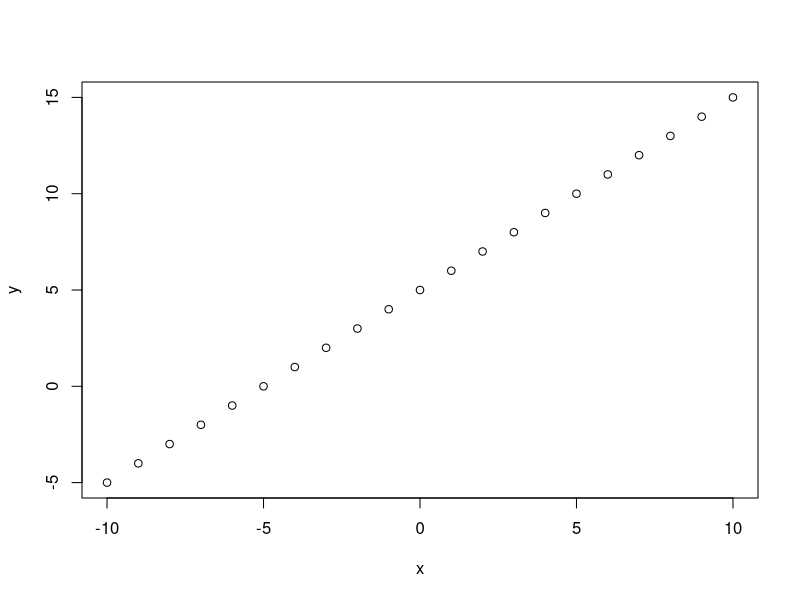
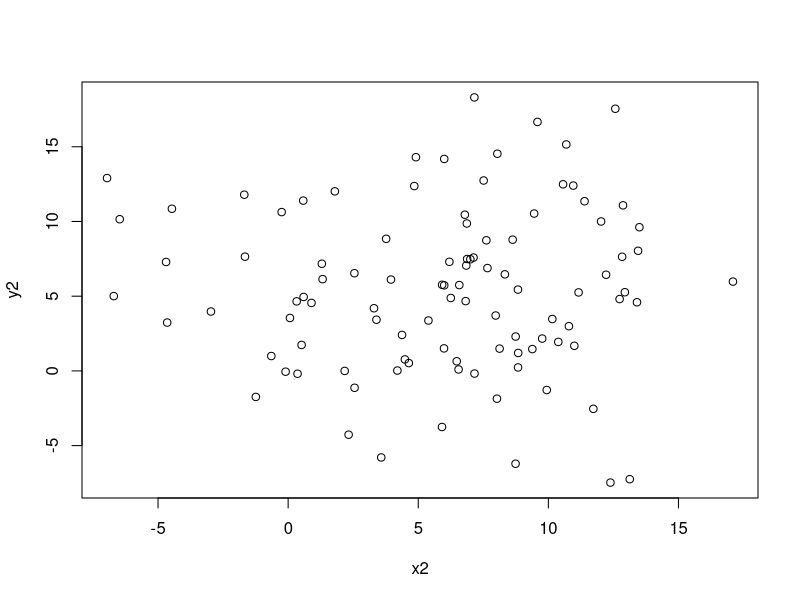
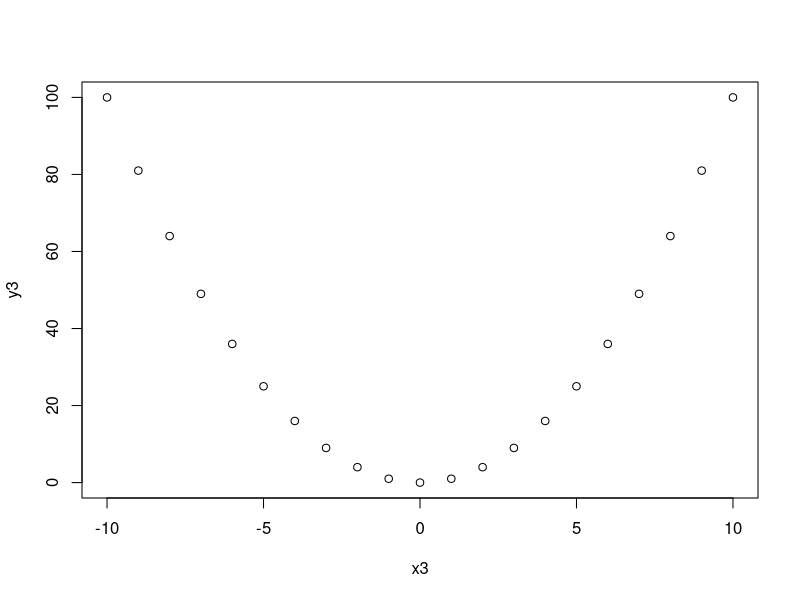

Write the R code that produced these figures, in order. (Note: this script raises an error after producing the figures.)
## ---- chunk 1
x=seq(-10,10)
y=(x+5)
plot(x,y)
## ---- chunk 2
cov(x,y)
## ---- chunk 3
x2=rnorm(100,mean=5,sd=5)
y2=rnorm(100,mean=5,sd=5) # Both variables are just random drows from the normal distribution
plot(x2,y2)
## ---- chunk 4
cov(x2,y2)
## ---- chunk 5
x3=seq(-10,10)
y3=x3^2
plot(x3,y3)
## ---- chunk 6
cov(x3,y3)
## ---- chunk 7
cor(x,y) ### Why does this produce "1". What is the meaning of this value?
## ---- chunk 8
cor(x2,y2) # The correlation is extremely close to zero, indicating that there is no systematic linear relationship, which is true as both variables were generated in a completely random fashion.
## ---- chunk 9
y4=rep(c("a","b","c"),7)
y4
is.numeric(y4) # Checks whether y4 is numeric and returns the argument FALSE.
cor(x,y4) # Gives us the error message "y must be numeric".
## ---- chunk 10
y5=rep(c(T,F,F),7)
y5
is.numeric(y5) # Checks whether y5 is numeric and returns the argument FALSE.
class(y5) # Returns the class of the vector.
cor(x,y5) # Returns a value.
## ---- chunk 11
y6=rep(c(1,0,0),7)
cor(x,y6) # Returns the same value as above, meaning that R views T=1 and F=0
## ---- chunk 12
library(datasets)
data(occupationalStatus)
occupationalStatus
## ---- chunk 13
library(gmodels)
CrossTable(occupationalStatus)
## ---- chunk 14
x4=seq(0,10,by=0.01)
y4=dexp(x4, rate=0.5) # Returns the density
plot(x4,y4) # This doesn't look nice
plot(x4,y4, type="l") # Use type="l" for a line plot
## ---- chunk 15
library(ggplot2)
plot1=qplot(x4,y4) # Now that looks even nicer
## ---- chunk 16
meanstore=rep(0,1000)
for (i in 1:1000){
  expdraw=rexp(10, rate=0.5)
  meanstore[i]=mean(expdraw)
}
hist(meanstore, breaks=20) # It is approximately normally distributed, as predicted by the CLT.
## ---- chunk 17
meanstore2=rep(0,1000)
for (i in 1:1000){
  expdraw=rexp(50, rate=0.5)
  meanstore2[i]=mean(expdraw)
}
hist(meanstore2, breaks=20) # It is approximately normally distributed, as predicted by the CLT.
## ---- chunk 18
meanstore3=rep(0,1000)
for (i in 1:1000){
  expdraw=rexp(100, rate=0.5)
  meanstore3[i]=mean(expdraw)
}
hist(meanstore3, breaks=20) # It is approximately normally distributed, as predicted by the CLT.
## ---- chunk 19
vec1=rnorm(30,mean=2,sd=1)
vec2=rnorm(30,mean=3,sd=1)
## ---- chunk 20
t.test(vec1,vec2)
## ---- chunk 21
t.test(vec1,mu=2)
t.test(vec1,mu=2.5)
t.test(vec1,mu=3)
t.test(vec1,mu=3.5)
## ---- chunk 22
t.test(vec1,mu=3)
## ---- chunk 23
t.test(vec1,vec2)
## ---- chunk 24
standerr=sqrt(var(vec1)/length(vec1) + var(vec2)/length(vec2))
standerr
## ---- chunk 25
(1.754153-3.180158)-(2*standerr) # lower bound
(1.754153-3.180158)+(2*standerr) # upper bound
